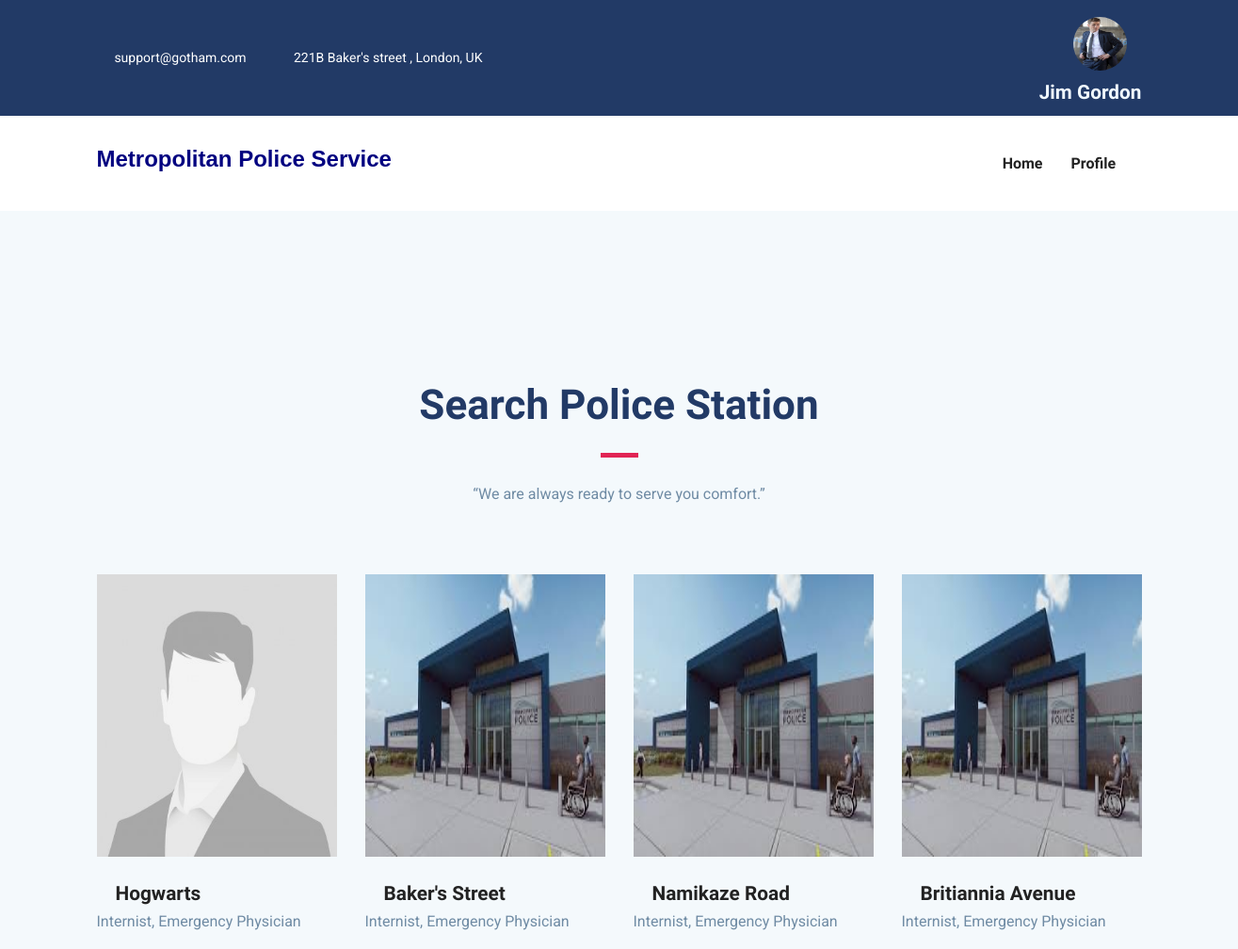
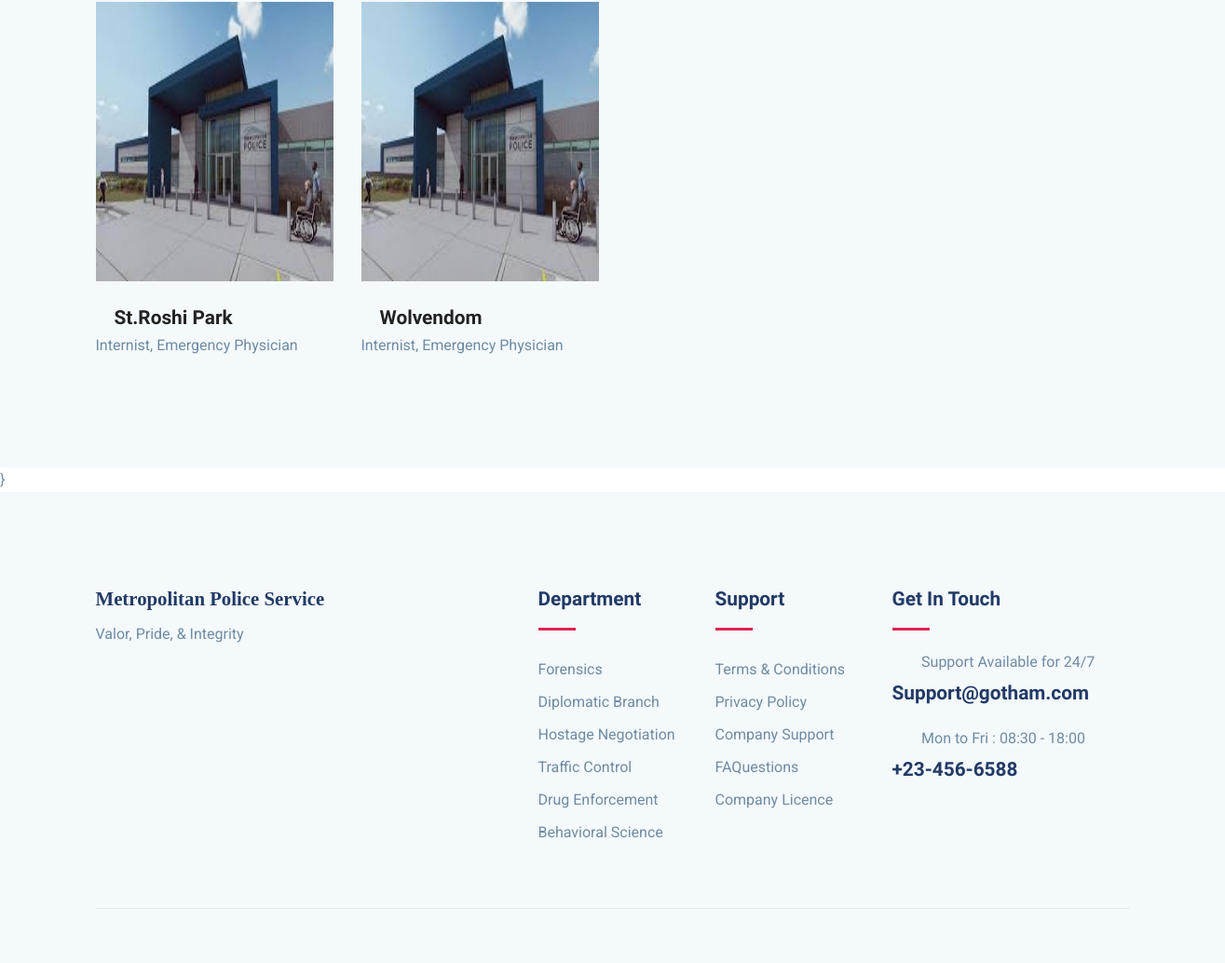
The app's page /search-station/ (signed in) with its own data (2 pictures, top to bottom).
### myapp/models.py (models this page shows, shortened)
class User(models.Model):
    fname= models.CharField(max_length=40)
    lname= models.CharField(max_length=40)
    email= models.EmailField(unique=True)
    phone= models.CharField(max_length=40)
    password=models.CharField(max_length=10)
    pic= models.FileField(upload_to = 'Profile', default='default.jpg')

class Station(models.Model):
    station = models.CharField(max_length=50)
    img = models.FileField(upload_to='Station', default='police station.jpg')
    address= models.TextField(null=True, blank=True)

### myapp/views.py (the view)
# urls.py: path('search-station/',views.search_station,name='search-station'),
def search_station(request):
    uid = User.objects.get(email=request.session['email'])
    stations= Station.objects.all()
    return render(request, 'search_station.html',{'uid':uid,'stations':stations})

### myapp/templates/search_station.html
{% extends 'header1.html' %}
{% block content %}
{% load static %}
<section class="section service gray-bg">
	<div class="container">
		<div class="row justify-content-center">
			<div class="col-lg-7 text-center">
				<div class="section-title">
					<h2>Search Police Station</h2>
					<div class="divider mx-auto my-4"></div>
					<p>“We are always ready to serve you comfort.”</p>
				</div>
			</div>
		</div>
		<div class="row">
            {% for entry in stations%}
			<div class="col-lg-3 col-md-6 col-sm-6">
				<div class="team-block mb-5 mb-lg-0">
					<img src="{{entry.img.url}}" style="width : 400px; height : 300px" alt="" class="img-fluid w-100">
					<div class="content">
						<h4 class="mt-4 mb-0"><a href="doctor-single.html">{{entry.station}}</a></h4>
						<p>Internist, Emergency Physician</p>
					</div>
				</div>
			</div>
            {% endfor %}
		</div>
	</div>
</section>
{% endblock %}

### myapp/templates/header1.html (shortened to what this page needs)
{% load static %}
<!DOCTYPE html>
<html lang="zxx">
<head>
  <link rel="stylesheet" href="{% static 'plugins/bootstrap/css/bootstrap.min.css' %}">
  <link rel="stylesheet" href="{% static 'plugins/icofont/icofont.min.css' %}">
  <link rel="stylesheet" href="{% static 'plugins/slick-carousel/slick/slick.css' %}">
  <link rel="stylesheet" href="{% static 'plugins/slick-carousel/slick/slick-theme.css' %}">
  <link rel="stylesheet" href="{% static 'css/style.css' %}">
</head>
<body id="top">
<header>
	<div class="header-top-bar">
		<div class="container">
			<div class="row align-items-center">
				<div class="col-lg-6">
					<ul class="top-bar-info list-inline-item pl-0 mb-0">
						<li class="list-inline-item"><a href="mailto:support@gmail.com"><i class="icofont-support-faq mr-2"></i>support@gotham.com</a></li>
						<li class="list-inline-item"><i class="icofont-location-pin mr-2"></i>221B Baker's street , London, UK </li>
					</ul>
				</div>
				<div class="col-lg-6">
					<div class="text-lg-right top-right-bar mt-2 mt-lg-0">
						<a class="nav-link active" href="{% url 'view-profile' %}">
							{% if uid.pic.url %}
							<img src="{{uid.pic.url}}" alt = "image placeholder" style = "border-radius: 3cm; height : 1.5cm ; width : 1.5cm;">
							{% else %}
							<img src="{% static 'default.jpg' %}" alt = "image placeholder" style = "border-radius: 3cm; height : 1.5cm ; width : 1.5cm;">
							{% endif %}
						</a>
						<span class="h4" style = "color:aliceblue">{{uid.fname}} {{uid.lname}}</span>
					</div>
				</div>
			</div>
		</div>
	</div>
	<nav class="navbar navbar-expand-lg navigation" id="navbar">
		<div class="container">
				<h3 style = "font-family: sans-serif; color : navy">Metropolitan Police Service</h3>
		  <div class="collapse navbar-collapse" id="navbarmain">
			<ul class="navbar-nav ml-auto">
			  <li class="nav-item active">
				<a class="nav-link active" href="{% url 'home' %}">
					<span class="nav-link-text">Home</span>
				  </a>
			  </li>
              <li class="nav-item dropdown">
				<a class="nav-link dropdown-toggle" href="#" id="dropdown03" data-toggle="dropdown" aria-haspopup="true" aria-expanded="false">Profile<i class="icofont-thin-down"></i></a>
			  </li>
			</ul>
		  </div>
		</div>
	</nav>
</header>
{% block content %}
{% endblock %}}
<footer class="footer section gray-bg">
	<div class="container">
		<div class="row">
			<div class="col-lg-4 mr-auto col-sm-6">
				<div class="widget mb-5 mb-lg-0">
					<h4 style = " font-family:fantasy ;">Metropolitan Police Service</h4>
					<p>Valor, Pride, & Integrity</p>
					<ul class="list-inline footer-socials mt-4">
						<li class="list-inline-item"><i class="icofont-facebook"></i></li>
						<li class="list-inline-item"><i class="icofont-twitter"></i></li>
						<li class="list-inline-item"><i class="icofont-linkedin"></i></li>
					</ul>
				</div>
			</div>
			<div class="col-lg-2 col-md-6 col-sm-6">
				<div class="widget mb-5 mb-lg-0">
					<h4 class="text-capitalize mb-3">Department</h4>
					<div class="divider mb-4"></div>
					<ul class="list-unstyled footer-menu lh-35">
						<li>Forensics</li>
						<li>Diplomatic Branch</li>
						<li>Hostage Negotiation</li>
						<li>Traffic Control</li>
						<li>Drug Enforcement</li>
						<li>Behavioral Science</li>
					</ul>
				</div>
			</div>
			<div class="col-lg-2 col-md-6 col-sm-6">
				<div class="widget mb-5 mb-lg-0">
					<h4 class="text-capitalize mb-3">Support</h4>
					<div class="divider mb-4"></div>
					<ul class="list-unstyled footer-menu lh-35">
						<li><a href="#">Terms & Conditions</a></li>
						<li><a href="#">Privacy Policy</a></li>
						<li><a href="#">Company Support </a></li>
						<li><a href="#">FAQuestions</a></li>
						<li><a href="#">Company Licence</a></li>
					</ul>
				</div>
			</div>
			<div class="col-lg-3 col-md-6 col-sm-6">
				<div class="widget widget-contact mb-5 mb-lg-0">
					<h4 class="text-capitalize mb-3">Get in Touch</h4>
					<div class="divider mb-4"></div>
					<div class="footer-contact-block mb-4">
						<div class="icon d-flex align-items-center">
							<i class="icofont-email mr-3"></i>
							<span class="h6 mb-0">Support Available for 24/7</span>
						</div>
						<h4 class="mt-2">Support@gotham.com</a></h4>
					</div>
					<div class="footer-contact-block">
						<div class="icon d-flex align-items-center">
							<i class="icofont-support mr-3"></i>
							<span class="h6 mb-0">Mon to Fri : 08:30 - 18:00</span>
						</div>
						<h4 class="mt-2">+23-456-6588</h4>
					</div>
				</div>
			</div>
		</div>
		<div class="footer-btm py-4 mt-5">
		</div>
	</div>
</footer>
  </body>
  </html>

### myapp/static/css/style.css (style rules this page uses)
html { overflow-x: hidden; }
body { line-height: 1.6; font-family: "Roboto", sans-serif; -webkit-font-smoothing: antialiased; font-size: 16px; color: #6F8BA4; font-weight: 400; }
h1, .h1, h2, .h2, h3, .h3, h4, .h4, h5, .h5, h6, .h6 { font-family: "Exo", sans-serif; font-weight: 700; color: #222; }
h2, .h2 { font-size: 44px; }
h3, .h3 { font-size: 1.5rem; }
h4, .h4 { font-size: 1.3rem; line-height: 30px; }
h6, .h6 { font-size: 1rem; }
p { line-height: 30px; }
.section { padding: 100px 0; }
a { color: #222; text-decoration: none; transition: all .35s ease; }
.section-title { margin-bottom: 70px; }
.section-title h2 { color: #223a66; }
.gray-bg { background: #f4f9fc; }
#navbarmain { padding: 20px 0px; }
#navbarmain .nav-link { font-weight: 600; padding: 10px 15px; color: #222; font-family: "Exo", sans-serif; text-transform: capitalize; font-size: 16px; transition: all .25s ease; }
.dropdown-toggle::after { display: none; }
.header-top-bar { background: #223a66; font-size: 14px; padding: 10px 0px; box-shadow: 0 1px 2px rgba(0, 0, 0, 0.05); color: #fff; }
.top-bar-info li a { color: #fff; margin-right: 20px; }
.divider { width: 40px; height: 5px; background: #e12454; }
.service { padding-top: 180px; }
.service h4 { padding-left: 20px; }
.service .content { clear: both; }
.lh-35 { line-height: 35px; }
.footer { padding-bottom: 10px; }
.widget .divider { height: 3px; }
.widget h4 { color: #223a66; }
.widget .footer-menu a { color: #6F8BA4; }
.footer-contact-block span { font-weight: 400; color: #6F8BA4; }
.footer-contact-block i { font-size: 20px; }
.footer-btm { border-top: 1px solid rgba(0, 0, 0, 0.06); }

### records on screen
User: pic (picture), fname "Jim", lname "Gordon"
Station: img (placeholder picture), station "Hogwarts"
Station: img (picture), station "Baker's Street"
Station: img (picture), station "Namikaze Road"
Station: img (picture), station "Britiannia Avenue"
Station: img (picture), station "St.Roshi Park"
Station: img (picture), station "Wolvendom"
